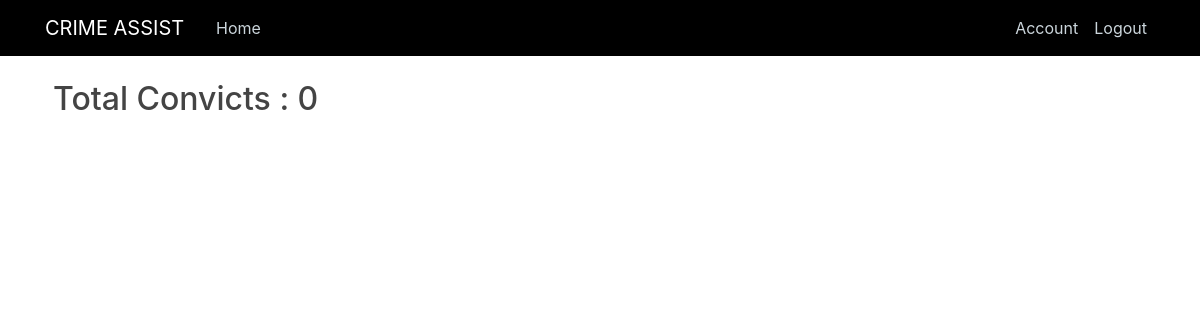
The page /showConvicts (signed in) on the database as committed earlier.
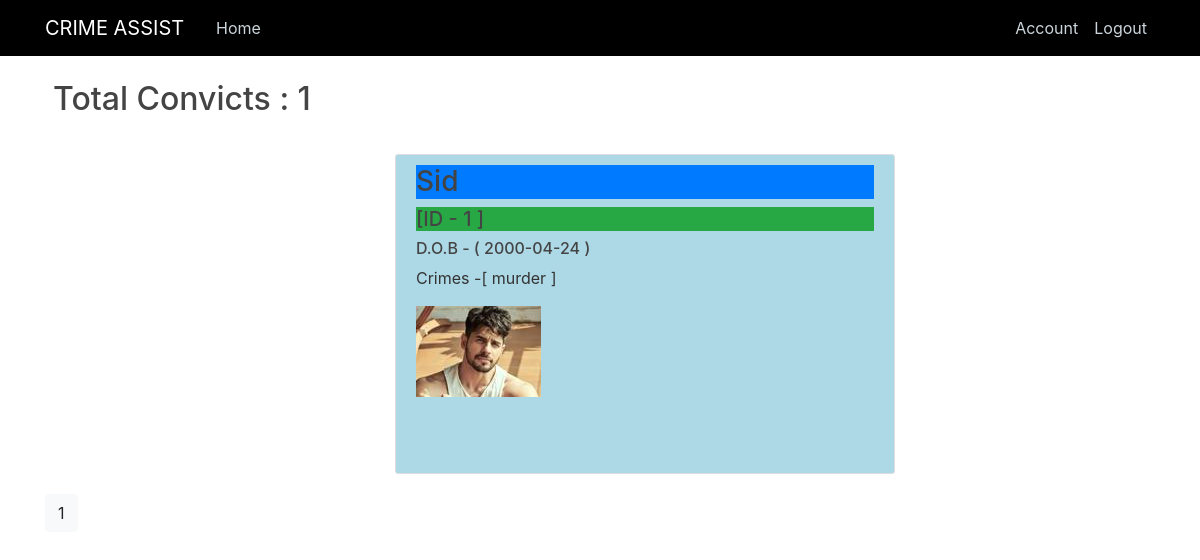
The same page on the database as committed later.
### crimeassist/models.py (models this page shows, shortened)
class Convict(db.Model):
    id = db.Column(db.Integer,primary_key=True)
    name = db.Column(db.String(25),nullable=False)
    dob = db.Column(db.Date ,nullable = False)
    profile_image = db.Column(db.String(20),nullable=False)
    crimes = db.Column(db.Text,nullable=False)
    images = db.relationship('ConvictImage', backref = 'person', lazy=True)

### crimeassist/routes.py (the view)
@app.route('/showConvicts', methods=['POST', 'GET'])
@login_required
def showConvicts():
    page=request.args.get('page',1,type=int)
    convicts = Convict.query.order_by(Convict.name).paginate(page=page,per_page=3)
    return render_template('showConvicts.html',title='Convict List' ,convicts = convicts,Convict = Convict)

### crimeassist/models.py (called while the page is built)
@login_manager.user_loader
def load_user(user_id):
    return User.query.get(int(user_id))

### crimeassist/templates/showConvicts.html
{% extends "layout.html" %}
{% block content %}
<h2 class="bg-white border-primary mt-3 mb-3 p-2"> Total Convicts : {{ Convict.query.count() }}</h2>
{% for convict in convicts.items %}
<div class="show-convicts">
    <h3 class="bg-primary">{{ convict.name }} <h5 class="bg-success">[ID - {{ convict.id }} ]</h5></h3>
    <h6>D.O.B - ( {{ convict.dob }} )</h6>
    <p>Crimes -[ {{ convict.crimes }} ]</p>
    <img src="{{ url_for('static',filename = 'convict_pics/'+ convict.profile_image ) }}" alt="Photo here">
</div>
{% endfor %}
{% for page_num in convicts.iter_pages(left_edge=1,right_edge=1, left_current=1,right_current=2) %}
    {%  if page_num  %}
        {% if convicts.page == page_num %}
             <a class = "btn btn-light mb-5" href="{{ url_for('showConvicts',page=page_num)  }}">{{ page_num }}</a>
        {% else  %}
            <a class = "btn btn-outline-light mb-5" href="{{ url_for('showConvicts',page=page_num)  }}">{{ page_num }}</a>
        {% endif %}
    {% else  %}
        ...
    {% endif %}
{% endfor %}
{% endblock content %}

### crimeassist/templates/layout.html (shortened to what this page needs)
<!DOCTYPE html>
<html>
<head>
  <link rel="stylesheet" href="https://use.fontawesome.com/releases/v5.15.4/css/all.css"
>
  <link rel="stylesheet" href="https://maxcdn.bootstrapcdn.com/bootstrap/4.0.0/css/bootstrap.min.css"
>
  <link rel="stylesheet" type="text/css" href="{{ url_for('static', filename='style.css') }}">
</head>
<body>
  <header class="site-header">
    <nav class="navbar navbar-expand-md nav-bg navbar-dark">
      <div class="container">
        <a class="navbar-brand mr-4" href="/">CRIME ASSIST</a>
        <div class="collapse navbar-collapse" id="navbarToggle">
          <div class="navbar-nav mr-auto">
            <a class="nav-item nav-link" href="/">Home</a>
          </div>
          <div class="navbar-nav">
            {% if current_user.is_authenticated %}
            <a class="nav-item nav-link" href="/account">Account</a>
            <a class="nav-item nav-link" href="/logout">Logout</a>
            {% else %}
            <a class="nav-item nav-link" href="/login">Login</a>
            <a class="nav-item nav-link" href="/register">Register</a>
            {% endif %}
          </div>
        </div>
      </div>
    </nav>
  </header>
  <main role="main" class="container">
    {% block content %}
    {% endblock %}
  </main>
</body>
</html>

### crimeassist/static/style.css (style rules this page uses)
body { background-image:url("https://media.istockphoto.com/photos/digital-cyberspace-with-particles-and-digital-data-network-high-picture-id1302189748?b=1&k=20&m=1302189748&s=170667a&w=0&h=s0o2dhTh40lrWLPt6rg54S0jCUywkr6h04rDdfStMq8="); color: #333333; }
h1, h2, h3, h4, h5, h6 { color: #444444; }
.nav-bg { background: black; }
.site-header .navbar-nav .nav-link { color: #cbd5db; }
.show-convicts { width:500px; height: 320px; background: lightblue; padding: 10px 20px; border: 1px solid #dddddd; border-radius: 3px; margin-bottom: 20px; margin-left: 350px; margin-top: 28px; }

Rows that differ between the two databases and show on the page:
added Convict: name "Sid", id "1", dob "2000-04-24", crimes "murder", profile_image (picture)
Other text that changed with them:
{{ Convict.query.count() }}: "0" → "1"
new list line: "1"
